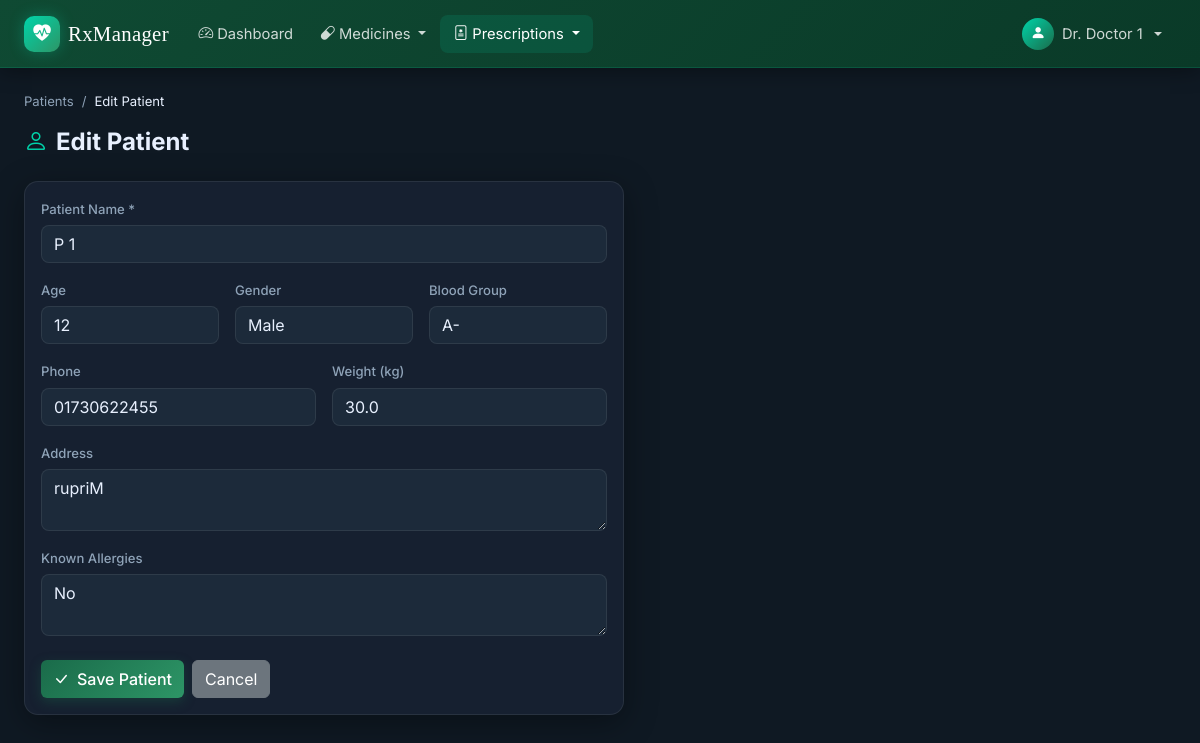
The app's page /prescriptions/patients/2/edit/ (signed in) with its own data.
### accounts/models.py (models this page shows, shortened)
class Doctor(AbstractUser):
    name = models.CharField(max_length=200)
    email = models.EmailField(unique=True)
    specialization = models.CharField(max_length=200, blank=True)
    phone = models.CharField(max_length=20, blank=True)
    clinic_name = models.CharField(max_length=300, blank=True)
    clinic_address = models.TextField(blank=True)
    signature = models.ImageField(upload_to='signatures/', blank=True, null=True)
    bmdc_reg_no = models.CharField(max_length=100, blank=True, verbose_name='BMDC Reg. No.')
    degrees = models.CharField(max_length=300, blank=True, help_text='e.g. MBBS, MD, FCPS')
    USERNAME_FIELD = 'email'
    REQUIRED_FIELDS = ['username', 'name']
    class Meta:
        verbose_name = 'Doctor'
        verbose_name_plural = 'Doctors'

### prescriptions/models.py (models this page shows, shortened)
class Patient(models.Model):
    GENDER_CHOICES = [
        ('M', 'Male'),
        ('F', 'Female'),
        ('O', 'Other'),
    ]
    BLOOD_GROUP_CHOICES = [
        ('A+', 'A+'), ('A-', 'A-'),
        ('B+', 'B+'), ('B-', 'B-'),
        ('AB+', 'AB+'), ('AB-', 'AB-'),
        ('O+', 'O+'), ('O-', 'O-'),
        ('', 'Unknown'),
    ]
    doctor = models.ForeignKey(Doctor, on_delete=models.CASCADE, related_name='patients')
    name = models.CharField(max_length=200)
    age = models.PositiveIntegerField(null=True, blank=True)
    gender = models.CharField(max_length=1, choices=GENDER_CHOICES, blank=True)
    phone = models.CharField(max_length=20, blank=True)
    address = models.TextField(blank=True)
    blood_group = models.CharField(max_length=5, choices=BLOOD_GROUP_CHOICES, blank=True)
    weight = models.DecimalField(max_digits=5, decimal_places=1, null=True, blank=True, help_text='kg')
    allergies = models.TextField(blank=True)
    created_at = models.DateTimeField(auto_now_add=True)
    class Meta:
        ordering = ['name']

### prescriptions/views.py (the view)
# urls.py: path('patients/<int:pk>/edit/', views.patient_update, name='patient_update'),
@login_required
def patient_update(request, pk):
    patient = get_object_or_404(Patient, pk=pk, doctor=request.user)
    form = PatientForm(instance=patient)
    if request.method == 'POST':
        form = PatientForm(request.POST, instance=patient)
        if form.is_valid():
            form.save()
            messages.success(request, f'Patient "{patient.name}" updated.')
            return redirect('prescriptions:patient_list')
    return render(request, 'prescriptions/patient_form.html', {'form': form, 'title': 'Edit Patient', 'patient': patient})

### prescriptions/forms.py
class PatientForm(forms.ModelForm):
    class Meta:
        model = Patient
        fields = ['name', 'age', 'gender', 'phone', 'address', 'blood_group', 'weight', 'allergies']
        widgets = {
            'address': forms.Textarea(attrs={'rows': 2}),
            'allergies': forms.Textarea(attrs={'rows': 2}),
        }

### templates/prescriptions/patient_form.html (shortened to what this page needs)
{% extends 'base.html' %}
{% load widget_tweaks %}
{% block content %}
<nav aria-label="breadcrumb" class="mb-3">
  <ol class="breadcrumb">
    <li class="breadcrumb-item"><a href="{% url 'prescriptions:patient_list' %}">Patients</a></li>
    <li class="breadcrumb-item active">{{ title }}</li>
  </ol>
</nav>
<div class="page-header"><h1><i class="bi bi-person me-2" style="color:var(--accent)"></i>{{ title }}</h1></div>
<div class="card" style="max-width:600px">
  <div class="card-body">
    <form method="post" novalidate>
      <div class="row g-3">
        <div class="col-12">
          <label class="form-label">Patient Name *</label>
          {% render_field form.name class="form-control" %}
        </div>
        <div class="col-md-4">
          <label class="form-label">Age</label>
          {% render_field form.age class="form-control" %}
        </div>
        <div class="col-md-4">
          <label class="form-label">Gender</label>
          {% render_field form.gender class="form-select" %}
        </div>
        <div class="col-md-4">
          <label class="form-label">Blood Group</label>
          {% render_field form.blood_group class="form-select" %}
        </div>
        <div class="col-md-6">
          <label class="form-label">Phone</label>
          {% render_field form.phone class="form-control" %}
        </div>
        <div class="col-md-6">
          <label class="form-label">Weight (kg)</label>
          {% render_field form.weight class="form-control" %}
        </div>
        <div class="col-12">
          <label class="form-label">Address</label>
          {% render_field form.address class="form-control" %}
        </div>
        <div class="col-12">
          <label class="form-label">Known Allergies</label>
          {% render_field form.allergies class="form-control" %}
        </div>
      </div>
      <div class="d-flex gap-2 mt-4">
        <button type="submit" class="btn btn-primary"><i class="bi bi-check-lg me-2"></i>Save Patient</button>
        <a href="{% url 'prescriptions:patient_list' %}" class="btn btn-secondary">Cancel</a>
      </div>
    </form>
  </div>
</div>
{% endblock %}

### templates/base.html (shortened to what this page needs)
<!DOCTYPE html>
<html lang="en">
<head>
  <link href="https://cdn.jsdelivr.net/npm/bootstrap@5.3.2/dist/css/bootstrap.min.css" rel="stylesheet"/>
  <link href="https://cdn.jsdelivr.net/npm/bootstrap-icons@1.11.3/font/bootstrap-icons.min.css" rel="stylesheet"/>
  {% load static %}
  <link rel="stylesheet" href="{% static 'css/style.css' %}"/>
</head>
<body>
{% if user.is_authenticated %}
<nav class="navbar navbar-expand-lg navbar-dark sticky-top" id="mainNav">
  <div class="container-fluid px-4">
    <a class="navbar-brand d-flex align-items-center gap-2" href="{% url 'accounts:dashboard' %}">
      <div class="brand-icon"><i class="bi bi-heart-pulse-fill"></i></div>
      <span>RxManager</span>
    </a>
    <div class="collapse navbar-collapse" id="navbarNav">
      <ul class="navbar-nav me-auto">
        <li class="nav-item">
          <a class="nav-link {% if request.resolver_match.namespace == 'accounts' and request.resolver_match.url_name == 'dashboard' %}active{% endif %}"
             href="{% url 'accounts:dashboard' %}">
            <i class="bi bi-speedometer2 me-1"></i>Dashboard
          </a>
        </li>
        <li class="nav-item dropdown">
          <a class="nav-link dropdown-toggle {% if request.resolver_match.namespace == 'medicines' %}active{% endif %}"
             href="#" role="button" data-bs-toggle="dropdown">
            <i class="bi bi-capsule me-1"></i>Medicines
          </a>
        </li>
        <li class="nav-item dropdown">
          <a class="nav-link dropdown-toggle {% if request.resolver_match.namespace == 'prescriptions' %}active{% endif %}"
             href="#" role="button" data-bs-toggle="dropdown">
            <i class="bi bi-file-medical me-1"></i>Prescriptions
          </a>
        </li>
      </ul>
      <ul class="navbar-nav align-items-center">
        <li class="nav-item dropdown">
          <a class="nav-link dropdown-toggle d-flex align-items-center gap-2" href="#" role="button" data-bs-toggle="dropdown">
            <div class="nav-avatar"><i class="bi bi-person-fill"></i></div>
            <span class="d-none d-md-inline">Dr. {{ user.name }}</span>
          </a>
        </li>
      </ul>
    </div>
  </div>
</nav>
{% endif %}
<main class="{% if user.is_authenticated %}main-content{% endif %}">
  <div class="{% if not user.is_authenticated %}auth-wrapper{% else %}container-fluid px-4 py-4{% endif %}">
    {% block content %}{% endblock %}
  </div>
</main>
</body>
</html>

### static/css/style.css (style rules this page uses)
:root { --primary: #1a6b4a; --primary-dark: #0f4a33; --primary-light: #2d9566; --accent: #00d4aa; --bg: #0f1923; --bg-card: #162030; --bg-card2: #1c2a3a; --border: rgba(255,255,255,0.08); --text: #e8f0fe; --text-muted: #8fa3b8; --shadow: 0 8px 32px rgba(0,0,0,0.35); --radius: 14px; --radius-sm: 8px; }
*, *::before, *::after { box-sizing: border-box; }
body { font-family: 'Inter', sans-serif; background: var(--bg); color: var(--text); min-height: 100vh; font-size: 0.92rem; }
#mainNav { background: linear-gradient(135deg, var(--primary-dark) 0%, #0a3a28 100%); border-bottom: 1px solid rgba(0,212,170,0.15); box-shadow: 0 2px 20px rgba(0,0,0,0.4); padding: 0.6rem 0; }
.brand-icon { width: 36px; height: 36px; background: linear-gradient(135deg, var(--accent), var(--primary-light)); border-radius: 10px; display: flex; align-items: center; justify-content: center; font-size: 1.1rem; color: white; box-shadow: 0 0 15px rgba(0,212,170,0.3); }
.navbar-brand span { font-family: 'Playfair Display', serif; font-size: 1.3rem; letter-spacing: 0.3px; }
.navbar-dark .navbar-nav .nav-link { color: rgba(255,255,255,0.8); padding: 0.5rem 0.85rem; border-radius: var(--radius-sm); transition: all 0.2s; }
.navbar-dark .navbar-nav .nav-link:hover, .navbar-dark .navbar-nav .nav-link.active { color: #fff; background: rgba(0,212,170,0.12); }
.nav-avatar { width: 32px; height: 32px; border-radius: 50%; background: linear-gradient(135deg, var(--accent), var(--primary)); display: flex; align-items: center; justify-content: center; color: white; }
.main-content { min-height: calc(100vh - 62px); }
.card { background: var(--bg-card); border: 1px solid var(--border); border-radius: var(--radius); box-shadow: var(--shadow); }
.form-label { color: var(--text-muted); font-size: 0.82rem; font-weight: 500; margin-bottom: 0.35rem; }
.form-control, .form-select { background: var(--bg-card2); border: 1px solid var(--border); color: var(--text); border-radius: var(--radius-sm); }
.form-control::placeholder { color: var(--text-muted); }
.form-select option { background: var(--bg-card2); }
.btn-primary { background: linear-gradient(135deg, var(--primary), var(--primary-light)); border: none; font-weight: 500; transition: all 0.2s; box-shadow: 0 4px 12px rgba(26,107,74,0.35); }
.page-header { display: flex; align-items: center; justify-content: space-between; margin-bottom: 1.5rem; flex-wrap: wrap; gap: 0.75rem; }
.page-header h1 { font-size: 1.5rem; font-weight: 700; margin: 0; }
.breadcrumb-item, .breadcrumb-item a { color: var(--text-muted); font-size: 0.82rem; text-decoration: none; }
.breadcrumb-item.active { color: var(--text); }
.breadcrumb-item + .breadcrumb-item::before { color: var(--text-muted); }

### records on screen
Doctor: name "Doctor 1"
Patient: name "P 1", age "12", gender "Male", blood_group "A-", phone "01730622455", weight "30.0", address "rupriM", allergies "No"

### other values on screen
{{ title }} "Edit Patient"
